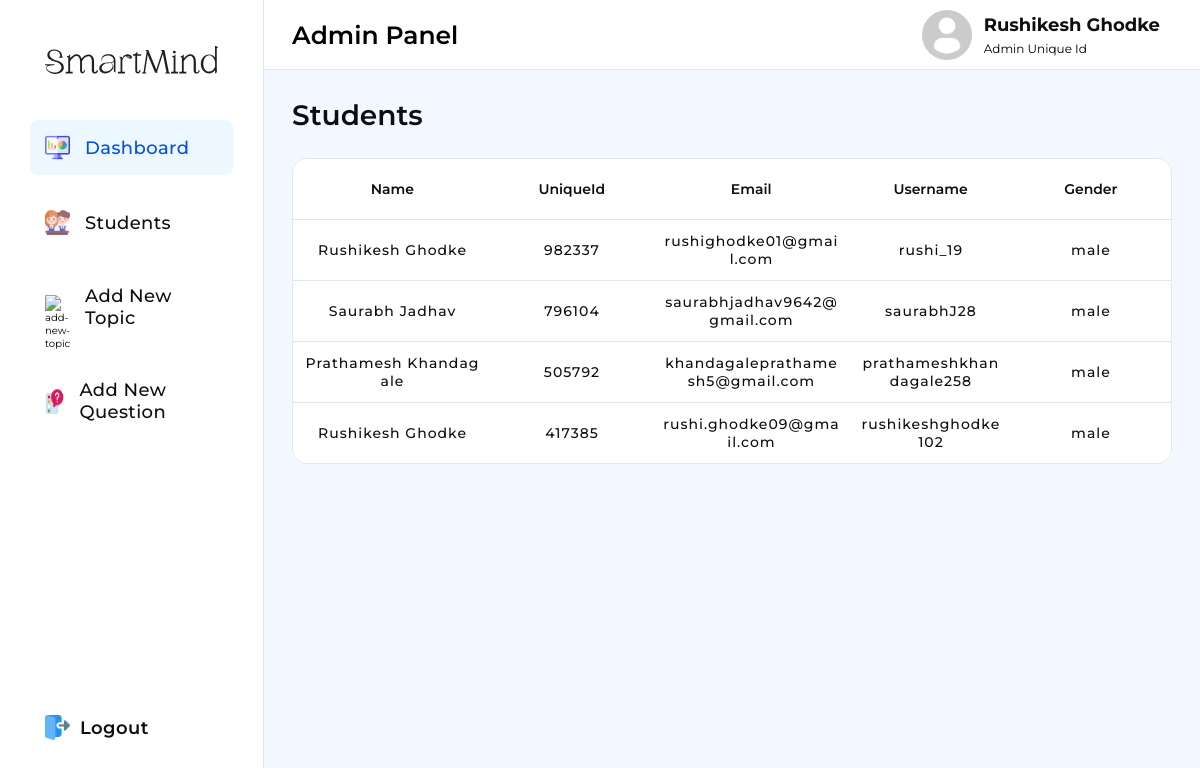
The app's page /admin/admin.php (signed in) with its own data.
### tables this page shows
CREATE TABLE `students` (
  `studentId` int(11) NOT NULL,
  `studentUniqueId` int(11) NOT NULL,
  `firstName` varchar(255) NOT NULL,
  `lastName` varchar(255) NOT NULL,
  `dateOfBirth` date NOT NULL,
  `gender` varchar(10) NOT NULL,
  `email` varchar(255) NOT NULL,
  `mobileNumber` varchar(10) NOT NULL,
  `username` varchar(255) NOT NULL,
  `studentImage` varchar(255) NOT NULL,
  `password` varchar(255) NOT NULL,
  `accountCreationDateTime` datetime NOT NULL,
  `verificationToken` varchar(255) NOT NULL,
  `tokenExpirationTime` datetime DEFAULT NULL,
  `isVerified` tinyint(1) NOT NULL
);

### assets/php/admin/adminDetails.php (called while the page is built, shortened)
<?php
include "../assets/php/connection.php";
if (!empty($_SESSION['adminId'])) {
  $adminId = $_SESSION['adminId'];
  $selectQuery = mysqli_query($connection, "SELECT * FROM `admin` WHERE `adminId` = $adminId");
  if ($selectQuery) {
    $fetchData = mysqli_fetch_assoc($selectQuery);
  }
}
else
{
  header("Location: adminlogin.php");
}
?>

### admin/admin.php (the view, shortened to what this page needs)
<?php
include "../assets/php/admin/adminDetails.php";
include "../assets/php/connection.php";
$selectQuery = mysqli_query($connection, "SELECT * FROM `students`");
?>
<!DOCTYPE html>
<html lang="en">
<head>
  <link rel="stylesheet" href="../assets/css/admin.css">
  <link rel="stylesheet" href="https://cdn-uicons.flaticon.com/2.1.0/uicons-regular-rounded/css/uicons-regular-rounded.css" />
  <link rel="stylesheet" href="https://cdn-uicons.flaticon.com/2.1.0/uicons-thin-straight/css/uicons-thin-straight.css" />
</head>
<body>
  <div class="main-container">
    <div class="container">
      <div class="left-side">
        <div class="inner-left-side">
          <div class="logo">
            <img src="../assets/images/Logo.svg" alt="logo">
          </div>
          <nav>
            <div class="nav-bar">
              <ul>
                <li class="tab active">
                  <div class="icon">
                    <img src="../assets/images/icons/dashboard.png" alt="dashboard">
                  </div>
                  <span>Dashboard</span>
                </li>
                <li class="tab">
                  <div class="icon">
                    <img src="../assets/images/icons/students.png" alt="students">
                  </div>
                  <span>Students</span>
                </li>
                <li class="tab">
                  <div class="icon">
                    <img src="../assets/images/icons/topic.png" alt="add-new-topic">
                  </div>
                  <span>Add New Topic</span>
                </li>
                <li class="tab">
                  <div class="icon">
                    <img src="../assets/images/icons/addquestion.png" alt="add-new-question">
                  </div>
                  <span>Add New Question</span>
                </li>
              </ul>
            </div>
            <div class="logout-btn">
              <a href="../adminlogout.php">
                <div class="icon">
                  <img src="../assets/images/icons/logout.png" alt="logout-icon">
                </div>
                <span>Logout</span>
              </a>
            </div>
          </nav>
        </div>
      </div>
      <div class="right-side">
        <header class="header">
          <h2>Admin Panel</h2>
          <div class="admin">
            <div class="admin-info-wrapper">
              <div class="admin-image">
                <img src="../assets/images/profile-user.png" alt="admin-profile-image">
              </div>
              <div class="admin-info">
                <h2><?php echo $fetchData["adminFirstName"] . ' ' . $fetchData["adminLastName"]; ?></h2>
                <p>Admin Unique Id</p>
              </div>
            </div>
          </div>
        </header>
        <section class="inner-right-side">
          <div class="students section active">
            <h1>Students</h1>
            <div class="student-section">
              <div class="student-container">
                <ul class="student-info">
                  <li class="stud-name">Name</li>
                  <li class="stud-uid">UniqueId</li>
                  <li class="stud-email">Email</li>
                  <li class="stud-username">Username</li>
                  <li class="stud-gender">Gender</li>
                </ul>
                <?php
                if (mysqli_num_rows($selectQuery) > 0) {
                  while ($row = mysqli_fetch_assoc($selectQuery)) {
                ?>
                    <ul class="student-items">
                      <li class="stud-name"><?php echo $row["firstName"] . ' ' . $row["lastName"] ?></li>
                      <li class="stud-uid"><?php echo $row["studentUniqueId"] ?></li>
                      <li class="stud-email"><?php echo $row["email"] ?></li>
                      <li class="stud-username"><?php echo $row["username"] ?></li>
                      <li class="stud-gender"><?php echo $row["gender"] ?></li>
                    </ul>
                <?php
                  }
                }
                ?>
              </div>
            </div>
          </div>
        </section>
      </div>
    </div>
  </div>
</body>
</html>

### records on screen
students: firstName "Rushikesh", lastName "Ghodke", studentUniqueId "982337", email "rushighodke01@gmail.com", username "rushi_19", gender "male"
students: firstName "Saurabh", lastName "Jadhav", studentUniqueId "796104", email "saurabhjadhav9642@gmail.com", username "saurabhJ28", gender "male"
students: firstName "Prathamesh", lastName "Khandagale", studentUniqueId "505792", email "khandagaleprathamesh5@gmail.com", username "prathameshkhandagale258", gender "male"
students: firstName "Rushikesh", lastName "Ghodke", studentUniqueId "417385", email "rushi.ghodke09@gmail.com", username "rushikeshghodke102", gender "male"

### other values on screen
$fetchData["adminFirstName"] "Rushikesh"
$fetchData["adminLastName"] "Ghodke"
